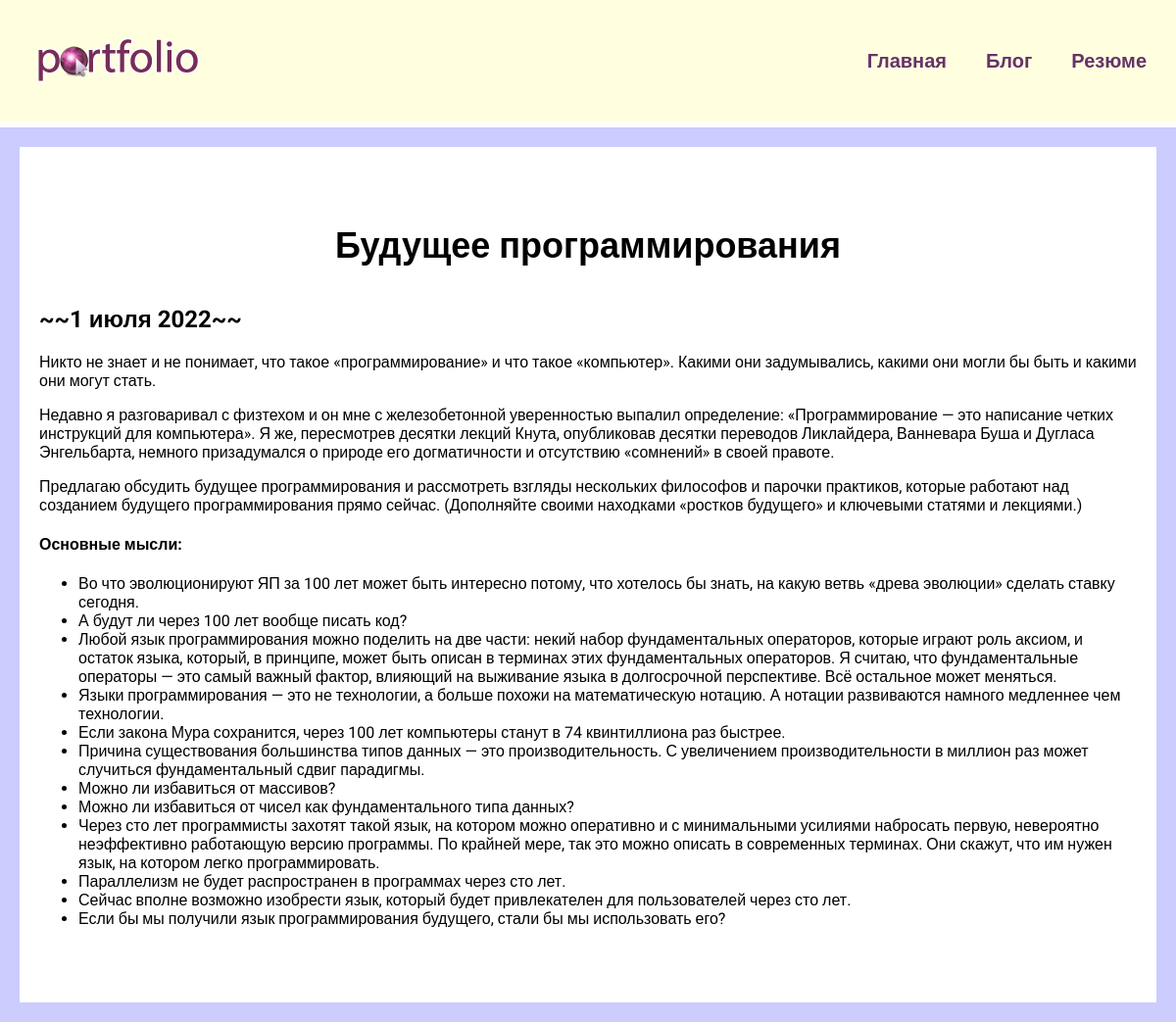
The app's page /blog/2/ with its own data.
### blog/models.py (models this page shows, shortened)
class Blog(models.Model):
    title = models.CharField(max_length=200)
    description = models.TextField()
    date = models.DateField()

### blog/views.py (the view)
# urls.py: path('<int:blog_id>/', views.detail, name='detail'),
def detail(request, blog_id):
    blog = get_object_or_404(Blog, pk=blog_id)
    return render(request, 'blog/details.html', {'blog': blog})

### blog/templates/blog/details.html
{% extends 'skills/base.html' %}
{% block content %}
<div class="detail">
    <h1>{{ blog.title }}</h1>
    <h2>~~{{ blog.date|date:'j E Y' }}~~</h2>
    {{ blog.description|safe }}
</div>
{% endblock %}

### skills/static/css/style.css (style rules this page uses)
body { font-family: 'Roboto', sans-serif; background: #CCCCFF; padding: 0; margin: 0; }
.content h1 { text-align: center; margin: 60px 0 40px; font-size: 36px; }
.detail { background: white; padding: 20px 20px 60px; box-sizing: border-box; }

### records on screen
Blog: title "Будущее программирования", date "1 июля 2022", description "Никто не знает и не понимает, что такое «программирование» и что такое «компьютер». Какими они задумывались, какими они могли бы быть и какими они могут стать. Недавно я разговаривал с физтехом и он мне с железобетонной уверенностью выпалил определение: «Программирование — это написание четких инструкций для компьютера». Я же, пересмотрев десятки лекций Кнута, опубликовав десятки переводов Ликлайдера, Ванневара Буша и Дугласа Энгельбарта, немного призадумался о природе его догматичности и отсутствию «сомнений» в своей правоте. Предлагаю обсудить будущее программирования и рассмотреть взгляды нескольких философов и парочки практиков, которые работают над созданием будущего программирования…"
